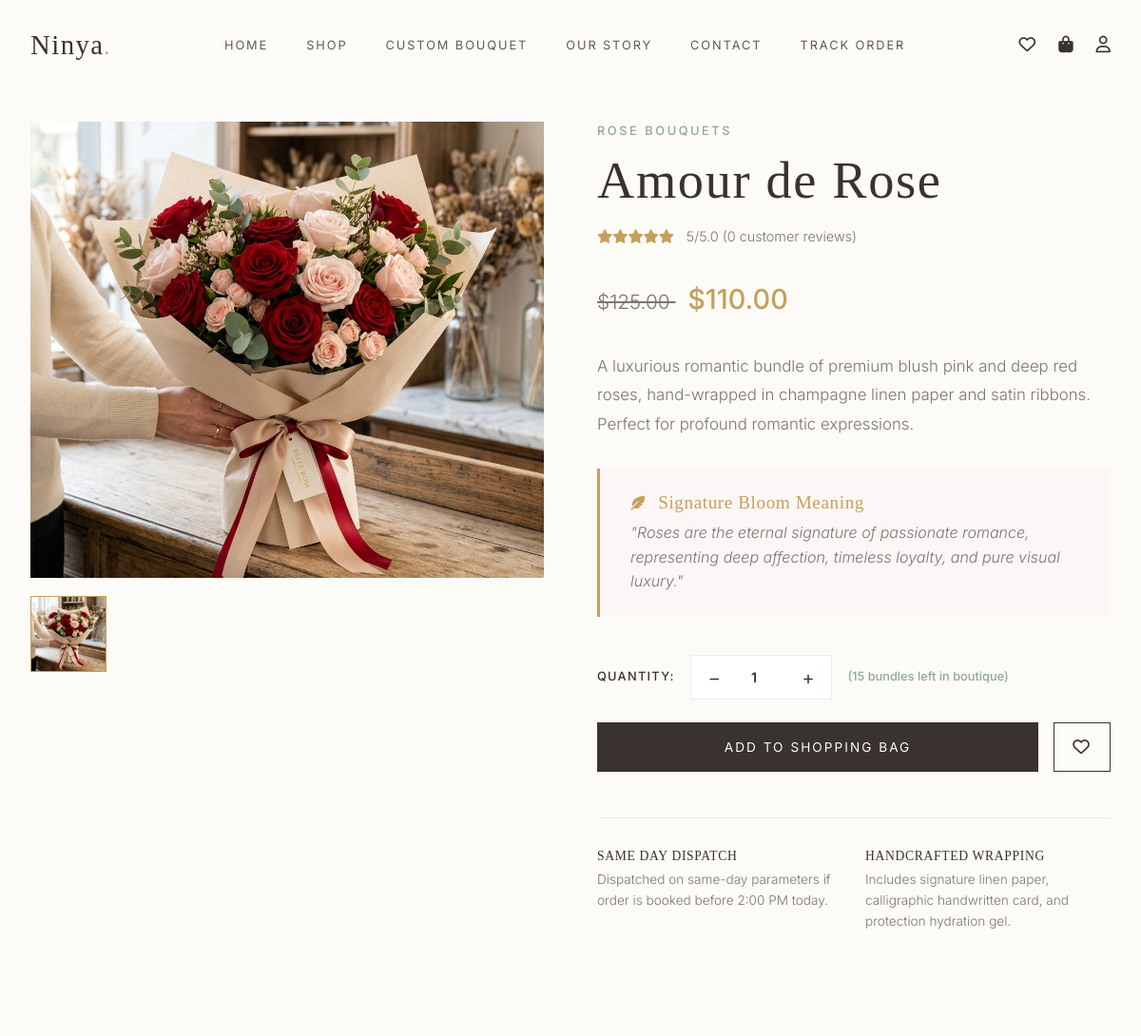
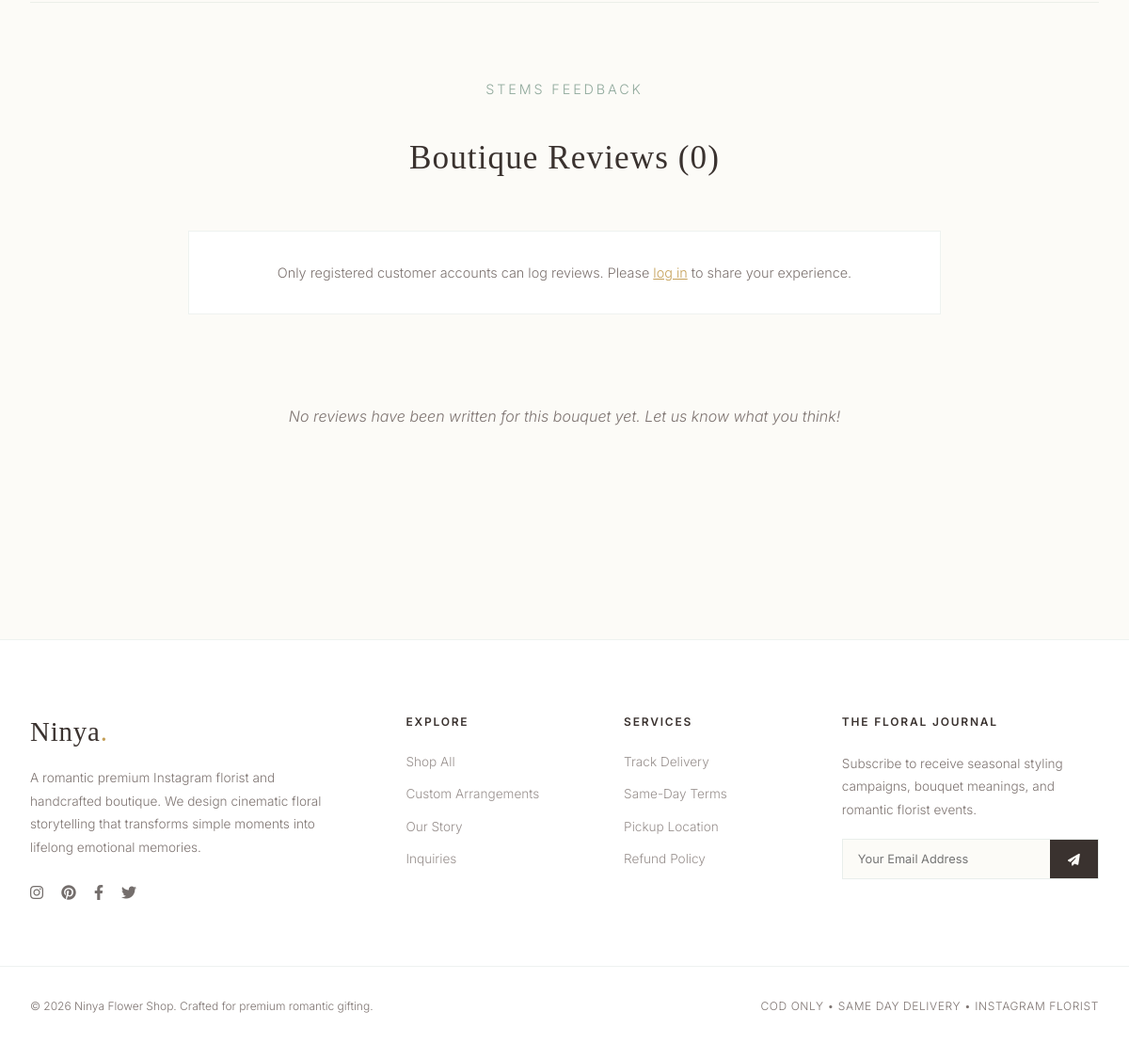
The app's page /bouquet.php?slug=amour-de-rose with its own data (2 pictures, top to bottom).
### tables this page shows
CREATE TABLE bouquets (
    id INT AUTO_INCREMENT PRIMARY KEY,
    category_id INT,
    name VARCHAR(150) NOT NULL,
    slug VARCHAR(150) NOT NULL UNIQUE,
    description TEXT NOT NULL,
    meaning TEXT NOT NULL,
    price DECIMAL(10, 2) NOT NULL,
    sale_price DECIMAL(10, 2) DEFAULT NULL,
    stock INT DEFAULT 0,
    image_url VARCHAR(255) NOT NULL,
    is_featured TINYINT(1) DEFAULT 0,
    is_best_seller TINYINT(1) DEFAULT 0,
    is_wedding TINYINT(1) DEFAULT 0,
    created_at TIMESTAMP DEFAULT CURRENT_TIMESTAMP,
    FOREIGN KEY (category_id) REFERENCES categories(id) ON DELETE SET NULL
);

CREATE TABLE categories (
    id INT AUTO_INCREMENT PRIMARY KEY,
    name VARCHAR(100) NOT NULL,
    slug VARCHAR(100) NOT NULL UNIQUE,
    description TEXT NULL,
    created_at TIMESTAMP DEFAULT CURRENT_TIMESTAMP
);

### includes/helpers.php (called while the page is built, shortened)
<?php
require_once __DIR__ . '/session.php';
function e($val) {
    return htmlspecialchars($val ?? '', ENT_QUOTES, 'UTF-8');
}
function format_price($price) {
    return CURRENCY . number_format((float)$price, 2);
}

### includes/session.php (called while the page is built, shortened)
<?php
function is_logged_in() {
    return isset($_SESSION['user_id']);
}

### bouquet.php (the view, shortened to what this page needs)
<?php
require_once __DIR__ . '/includes/helpers.php';
require_once __DIR__ . '/includes/session.php';
$slug = isset($_GET['slug']) ? trim($_GET['slug']) : '';
try {
    $stmt = $pdo->prepare("SELECT b.*, c.name as category_name, c.slug as category_slug
                           FROM bouquets b
                           LEFT JOIN categories c ON b.category_id = c.id
                           WHERE b.slug = ? LIMIT 1");
    $stmt->execute([$slug]);
    $bouquet = $stmt->fetch();
} catch (PDOException $e) {
    $bouquet = null;
}
try {
    $stmt = $pdo->prepare("SELECT r.*, u.name as user_name
                           FROM reviews r
                           JOIN users u ON r.user_id = u.id
                           WHERE r.bouquet_id = ? AND r.is_approved = 1
                           ORDER BY r.created_at DESC");
    $stmt->execute([$bouquet['id']]);
    $reviews = $stmt->fetchAll();
    $stmt = $pdo->prepare("SELECT AVG(rating) as avg_rating, COUNT(*) as count FROM reviews WHERE bouquet_id = ? AND is_approved = 1");
    $stmt->execute([$bouquet['id']]);
    $rating_stats = $stmt->fetch();
    $avg_rating = round($rating_stats['avg_rating'] ?? 5.0, 1);
    $rating_count = (int)$rating_stats['count'];
} catch (PDOException $e) {
    $reviews = [];
    $avg_rating = 5.0;
    $rating_count = 0;
}
?>
<!DOCTYPE html>
<html lang="en">
<head>
    <link rel="stylesheet" href="assets/css/main.css">
    <link rel="stylesheet" href="assets/css/custom.css">
</head>
<body style="background-color: var(--bg-warm);">
    <?php include __DIR__ . '/components/navbar.php'; ?>
    <div class="container" style="padding-top: 3rem; padding-bottom: 6rem;">
        <div class="grid-2">
            <div>
                <div class="gallery-main">
                    <img id="main-gallery-img" src="<?php echo e($bouquet['image_url']); ?>" alt="<?php echo e($bouquet['name']); ?>">
                </div>
                <div class="gallery-thumbs">
                    <div class="gallery-thumb-item active" data-src="<?php echo e($bouquet['image_url']); ?>">
                        <img src="<?php echo e($bouquet['image_url']); ?>" alt="<?php echo e($bouquet['name']); ?> thumb">
                    </div>
                </div>
            </div>
            <div>
                <span style="font-size: 0.8rem; text-transform: uppercase; letter-spacing: 0.2em; color: var(--sage-green); font-weight: 500; display: block; margin-bottom: 0.8rem;">
                    <?php echo e($bouquet['category_name']); ?>
                </span>
                <h1 style="font-family: var(--font-serif); font-size: 3.4rem; color: var(--text-charcoal); line-height: 1.1; margin-bottom: 1rem;">
                    <?php echo e($bouquet['name']); ?>
                </h1>
                <div style="display: flex; align-items: center; gap: 0.8rem; margin-bottom: 2rem; font-size: 0.9rem; color: var(--text-muted);">
                    <div style="color: var(--gold);">
                        <?php
                        $full_stars = floor($avg_rating);
                        for ($i = 0; $i < 5; $i++) {
                            if ($i < $full_stars) {
                                echo '<i class="fas fa-star"></i>';
                            } else {
                                echo '<i class="far fa-star"></i>';
                            }
                        }
                        ?>
                    </div>
                    <span><?php echo $avg_rating; ?>/5.0 (<?php echo $rating_count; ?> customer reviews)</span>
                </div>
                <div style="font-size: 1.8rem; margin-bottom: 2rem; color: var(--text-charcoal); font-weight: 300;">
                    <?php if ($bouquet['sale_price'] !== null && $bouquet['sale_price'] < $bouquet['price']): ?>
                        <span style="text-decoration: line-through; color: var(--text-muted); font-size: 1.3rem; margin-right: 0.8rem;">
                            <?php echo format_price($bouquet['price']); ?>
                        </span>
                        <span style="color: var(--gold); font-weight: 500;">
                            <?php echo format_price($bouquet['sale_price']); ?>
                        </span>
                    <?php else: ?>
                        <span><?php echo format_price($bouquet['price']); ?></span>
                    <?php endif; ?>
                </div>
                <p style="font-size: 1.05rem; line-height: 1.8; color: var(--text-muted); margin-bottom: 2rem; font-weight: 300;">
                    <?php echo e($bouquet['description']); ?>
                </p>
                <div class="meaning-card">
                    <h3 class="meaning-title">
                        <i class="fas fa-feather-alt" style="margin-right: 0.5rem; font-size: 0.95rem;"></i> Signature Bloom Meaning
                    </h3>
                    <p class="meaning-text">
                        "<?php echo e($bouquet['meaning']); ?>"
                    </p>
                </div>
                <form action="bouquet.php?slug=<?php echo e($bouquet['slug']); ?>" method="POST" style="margin-top: 2.5rem; display: flex; flex-direction: column; gap: 1.5rem;">
                    <div style="display: flex; gap: 1rem; align-items: center;">
                        <span class="form-label" style="margin-bottom: 0;">Quantity:</span>
                        <div style="display: flex; border: 1px solid rgba(143,168,155,0.2); background-color: var(--bg-white);">
                            <button type="button" onclick="const q = document.getElementById('qty'); if (q.value > 1) q.value--;" style="background:transparent; border:none; padding: 0.8rem 1.2rem; cursor:pointer;"><i class="fas fa-minus" style="font-size:0.75rem;"></i></button>
                            <input type="number" id="qty" name="quantity" value="1" min="1" max="<?php echo $bouquet['stock']; ?>" readonly style="border:none; text-align:center; width:50px; font-weight:600; font-size:0.9rem; background:transparent;">
                            <button type="button" onclick="const q = document.getElementById('qty'); if (q.value < <?php echo $bouquet['stock']; ?>) q.value++;" style="background:transparent; border:none; padding: 0.8rem 1.2rem; cursor:pointer;"><i class="fas fa-plus" style="font-size:0.75rem;"></i></button>
                        </div>
                        <span style="font-size: 0.8rem; color: var(--sage-green); font-weight: 500;">(<?php echo $bouquet['stock']; ?> bundles left in boutique)</span>
                    </div>
                    <div style="display: flex; gap: 1rem; width: 100%;">
                        <button type="submit" name="add_to_cart" class="btn btn-primary" style="flex: 1; padding: 1.1rem 2rem;">
                            Add To Shopping Bag
                        </button>
                        <?php
                        $is_wished = false;
                        ?>
                        <button type="button" class="btn btn-secondary wishlist-trigger-btn <?php echo $is_wished ? 'active' : ''; ?>" data-bouquet-id="<?php echo $bouquet['id']; ?>" style="display: flex; align-items: center; justify-content: center; width: 60px; padding: 0;">
                            <i class="<?php echo $is_wished ? 'fas' : 'far'; ?> fa-heart" style="font-size: 1.1rem; color: <?php echo $is_wished ? '#e74c3c' : 'inherit'; ?>;"></i>
                        </button>
                    </div>
                </form>
                <div style="margin-top: 3rem; border-top: var(--border-soft); padding-top: 2rem; display: grid; grid-template-columns: repeat(2, 1fr); gap: 1.5rem; font-size: 0.85rem; color: var(--text-muted);">
                    <div>
                        <h4 style="color: var(--text-charcoal); font-weight: 500; text-transform: uppercase; letter-spacing: 0.05em; margin-bottom: 0.4rem;">
                            Same Day Dispatch
                        </h4>
                        <p style="font-weight: 300;">Dispatched on same-day parameters if order is booked before 2:00 PM today.</p>
                    </div>
                    <div>
                        <h4 style="color: var(--text-charcoal); font-weight: 500; text-transform: uppercase; letter-spacing: 0.05em; margin-bottom: 0.4rem;">
                            Handcrafted wrapping
                        </h4>
                        <p style="font-weight: 300;">Includes signature linen paper, calligraphic handwritten card, and protection hydration gel.</p>
                    </div>
                </div>
            </div>
        </div>
        <section style="margin-top: 7rem; border-top: var(--border-soft); padding-top: 5rem;">
            <div style="max-width: 800px; margin: 0 auto;">
                <span class="section-subtitle">Stems Feedback</span>
                <h2 style="font-family: var(--font-serif); font-size: 2.2rem; text-align: center; margin-bottom: 3.5rem;">
                    Boutique Reviews (<?php echo $rating_count; ?>)
                </h2>
                <?php if (is_logged_in()): ?>
                    <div style="background-color: var(--bg-white); border: var(--border-soft); padding: 2.5rem; margin-bottom: 4rem;">
                        <h3 style="font-family: var(--font-serif); font-size: 1.6rem; color: var(--text-charcoal); margin-bottom: 1.5rem;">
                            Add Your Experience
                        </h3>
                        <form action="bouquet.php?slug=<?php echo e($bouquet['slug']); ?>" method="POST">
                            <input type="hidden" name="submit_review" value="1">
                            <div class="form-group" style="margin-bottom: 1.5rem;">
                                <label class="form-label">Review Rating:</label>
                                <select name="rating" required class="form-control" style="background-color: var(--bg-warm); border-color: rgba(143,168,155,0.15); width: 150px;">
                                    <option value="5">5 Stars (Excellent)</option>
                                    <option value="4">4 Stars (Beautiful)</option>
                                    <option value="3">3 Stars (Good)</option>
                                    <option value="2">2 Stars (Average)</option>
                                    <option value="1">1 Star (Dissatisfied)</option>
                                </select>
                            </div>
                            <div class="form-group">
                                <label class="form-label">Review comments:</label>
                                <textarea name="comment" required placeholder="Describe your emotional reactions, wrapper aesthetic, and recipient response..." class="form-control" style="background-color: var(--bg-warm); border-color: rgba(143,168,155,0.15); min-height: 100px;"></textarea>
                            </div>
                            <button type="submit" class="btn btn-primary" style="padding: 0.75rem 1.8rem; font-size: 0.8rem;">
                                Post Review
                            </button>
                        </form>
                    </div>
                <?php else: ?>
                    <div style="text-align: center; background-color: var(--bg-white); border: var(--border-soft); padding: 2rem; margin-bottom: 4rem;">
                        <p style="color: var(--text-muted); font-size: 0.9rem;">
                            Only registered customer accounts can log reviews. Please <a href="login.php" style="color: var(--gold); text-decoration: underline;">log in</a> to share your experience.
                        </p>
                    </div>
                <?php endif; ?>
                <div style="display: flex; flex-direction: column; gap: 2rem;">
                    <?php if (!empty($reviews)): ?>
                        <?php foreach ($reviews as $rev): ?>
                            <div style="border-bottom: 1px solid rgba(243, 239, 233, 0.9); padding-bottom: 2rem;">
                                <div style="display: flex; justify-content: space-between; margin-bottom: 0.8rem;">
                                    <div>
                                        <h4 style="font-size: 1rem; color: var(--text-charcoal); font-weight: 500; font-family: var(--font-sans);"><?php echo e($rev['user_name']); ?></h4>
                                        <div style="color: var(--gold); font-size: 0.75rem; margin-top: 0.2rem;">
                                            <?php
                                            for ($i = 0; $i < 5; $i++) {
                                                if ($i < $rev['rating']) {
                                                    echo '<i class="fas fa-star"></i>';
                                                } else {
                                                    echo '<i class="far fa-star"></i>';
                                                }
                                            }
                                            ?>
                                        </div>
                                    </div>
                                    <span style="font-size: 0.75rem; color: var(--text-muted);"><?php echo date('F d, Y', strtotime($rev['created_at'])); ?></span>
                                </div>
                                <p style="font-size: 0.9rem; line-height: 1.7; color: var(--text-muted); font-weight: 300;">
                                    "<?php echo e($rev['comment']); ?>"
                                </p>
                            </div>
                        <?php endforeach; ?>
                    <?php else: ?>
                        <div style="text-align: center; color: var(--text-muted); padding: 2rem 0; font-style: italic;">
                            No reviews have been written for this bouquet yet. Let us know what you think!
                        </div>
                    <?php endif; ?>
                </div>
            </div>
        </section>
    </div>
    <?php include __DIR__ . '/components/footer.php'; ?>
</body>
</html>

### records on screen
bouquets: image_url (picture), category.name "ROSE BOUQUETS", name "Amour de Rose", price "$125.00", sale_price "$110.00", description "A luxurious romantic bundle of premium blush pink and deep red roses, hand-wrapped in champagne linen paper and satin ribbons. Perfect for profound romantic expressions.", meaning "Roses are the eternal signature of passionate romance, representing deep affection, timeless loyalty, and pure visual luxury.", stock "15"

### other values on screen
$avg_rating "5"
$rating_count "0"
